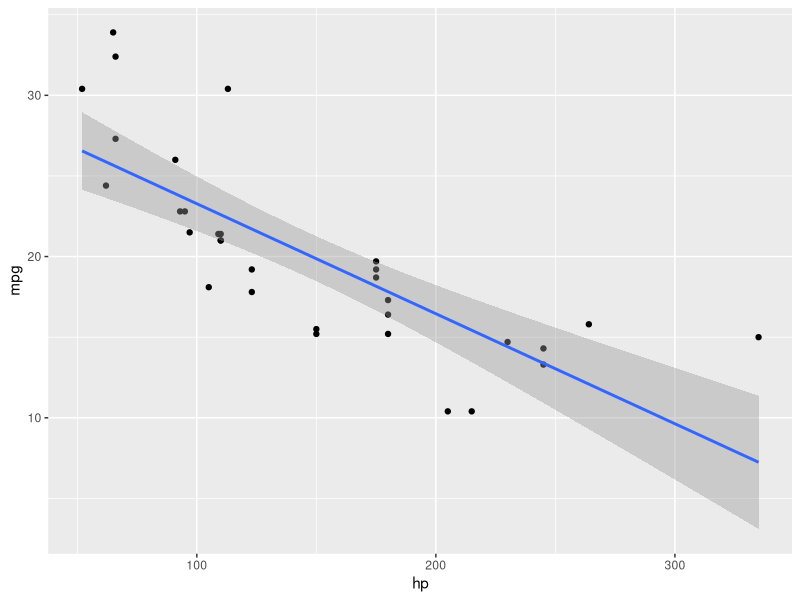
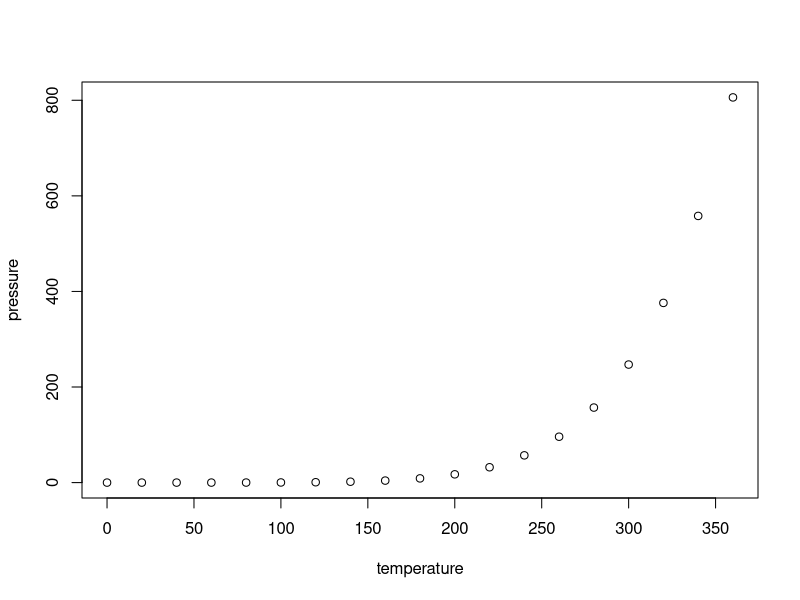

Recreate these plots in R, in order.
## ---- chunk 1
library(tidyverse)
ggplot(mtcars, aes(x=hp,y=mpg))+geom_point()+ geom_smooth(method='lm')
## ---- chunk 2
knitr::opts_chunk$set(echo = TRUE)
## ---- chunk 3
summary(cars)
## ---- chunk 4
plot(pressure)
